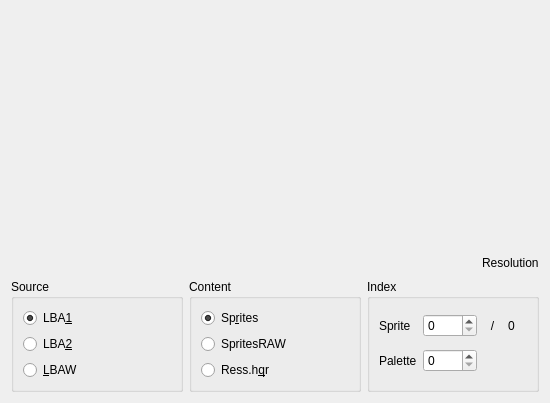
<?xml version="1.0" encoding="UTF-8"?>
<ui version="4.0">
 <class>LbaSpritePlayer</class>
 <widget class="QWidget" name="LbaSpritePlayer">
  <property name="geometry">
   <rect>
    <x>0</x>
    <y>0</y>
    <width>550</width>
    <height>403</height>
   </rect>
  </property>
  <property name="windowTitle">
   <string>LBA Sprite Player</string>
  </property>
  <layout class="QVBoxLayout" name="verticalLayout">
   <item>
    <widget class="QLabel" name="lblSprite">
     <property name="sizePolicy">
      <sizepolicy hsizetype="MinimumExpanding" vsizetype="MinimumExpanding">
       <horstretch>0</horstretch>
       <verstretch>0</verstretch>
      </sizepolicy>
     </property>
     <property name="text">
      <string/>
     </property>
     <property name="alignment">
      <set>Qt::AlignCenter</set>
     </property>
     <property name="indent">
      <number>0</number>
     </property>
    </widget>
   </item>
   <item>
    <layout class="QHBoxLayout" name="horizontalLayout_2">
     <property name="topMargin">
      <number>5</number>
     </property>
     <item>
      <spacer name="horizontalSpacer">
       <property name="orientation">
        <enum>Qt::Horizontal</enum>
       </property>
       <property name="sizeHint" stdset="0">
        <size>
         <width>40</width>
         <height>20</height>
        </size>
       </property>
      </spacer>
     </item>
     <item>
      <widget class="QLabel" name="lblResolution">
       <property name="text">
        <string>Resolution</string>
       </property>
      </widget>
     </item>
    </layout>
   </item>
   <item>
    <layout class="QHBoxLayout" name="horizontalLayout">
     <item>
      <widget class="QGroupBox" name="groupBox_2">
       <property name="title">
        <string>Source</string>
       </property>
       <layout class="QVBoxLayout" name="verticalLayout_3">
        <item>
         <widget class="QRadioButton" name="btnLba1">
          <property name="text">
           <string>LBA&amp;1</string>
          </property>
          <property name="checked">
           <bool>true</bool>
          </property>
         </widget>
        </item>
        <item>
         <widget class="QRadioButton" name="btnLba2">
          <property name="text">
           <string>LBA&amp;2</string>
          </property>
         </widget>
        </item>
        <item>
         <widget class="QRadioButton" name="btnLbaw">
          <property name="text">
           <string>&amp;LBAW</string>
          </property>
         </widget>
        </item>
       </layout>
      </widget>
     </item>
     <item>
      <widget class="QGroupBox" name="groupBox">
       <property name="title">
        <string>Content</string>
       </property>
       <layout class="QVBoxLayout" name="verticalLayout_4">
        <item>
         <widget class="QRadioButton" name="btnSprites">
          <property name="text">
           <string>Sp&amp;rites</string>
          </property>
          <property name="checked">
           <bool>true</bool>
          </property>
         </widget>
        </item>
        <item>
         <widget class="QRadioButton" name="btnSpritesRaw">
          <property name="text">
           <string>SpritesRAW</string>
          </property>
         </widget>
        </item>
        <item>
         <widget class="QRadioButton" name="btnRess">
          <property name="text">
           <string>Ress.h&amp;qr</string>
          </property>
         </widget>
        </item>
       </layout>
      </widget>
     </item>
     <item>
      <widget class="QGroupBox" name="groupBox_3">
       <property name="title">
        <string>Index</string>
       </property>
       <layout class="QGridLayout" name="gridLayout">
        <item row="0" column="4">
         <widget class="QLabel" name="lblCount">
          <property name="text">
           <string>0</string>
          </property>
         </widget>
        </item>
        <item row="0" column="3">
         <widget class="QLabel" name="label">
          <property name="text">
           <string>/</string>
          </property>
          <property name="alignment">
           <set>Qt::AlignCenter</set>
          </property>
         </widget>
        </item>
        <item row="1" column="1">
         <widget class="QSpinBox" name="spbPalette">
          <property name="maximum">
           <number>9999</number>
          </property>
         </widget>
        </item>
        <item row="0" column="1">
         <widget class="QSpinBox" name="spbIndex"/>
        </item>
        <item row="0" column="0">
         <widget class="QLabel" name="label_2">
          <property name="text">
           <string>Sprite</string>
          </property>
         </widget>
        </item>
        <item row="1" column="0">
         <widget class="QLabel" name="label_3">
          <property name="text">
           <string>Palette</string>
          </property>
         </widget>
        </item>
       </layout>
      </widget>
     </item>
    </layout>
   </item>
  </layout>
 </widget>
 <resources/>
 <connections/>
</ui>
